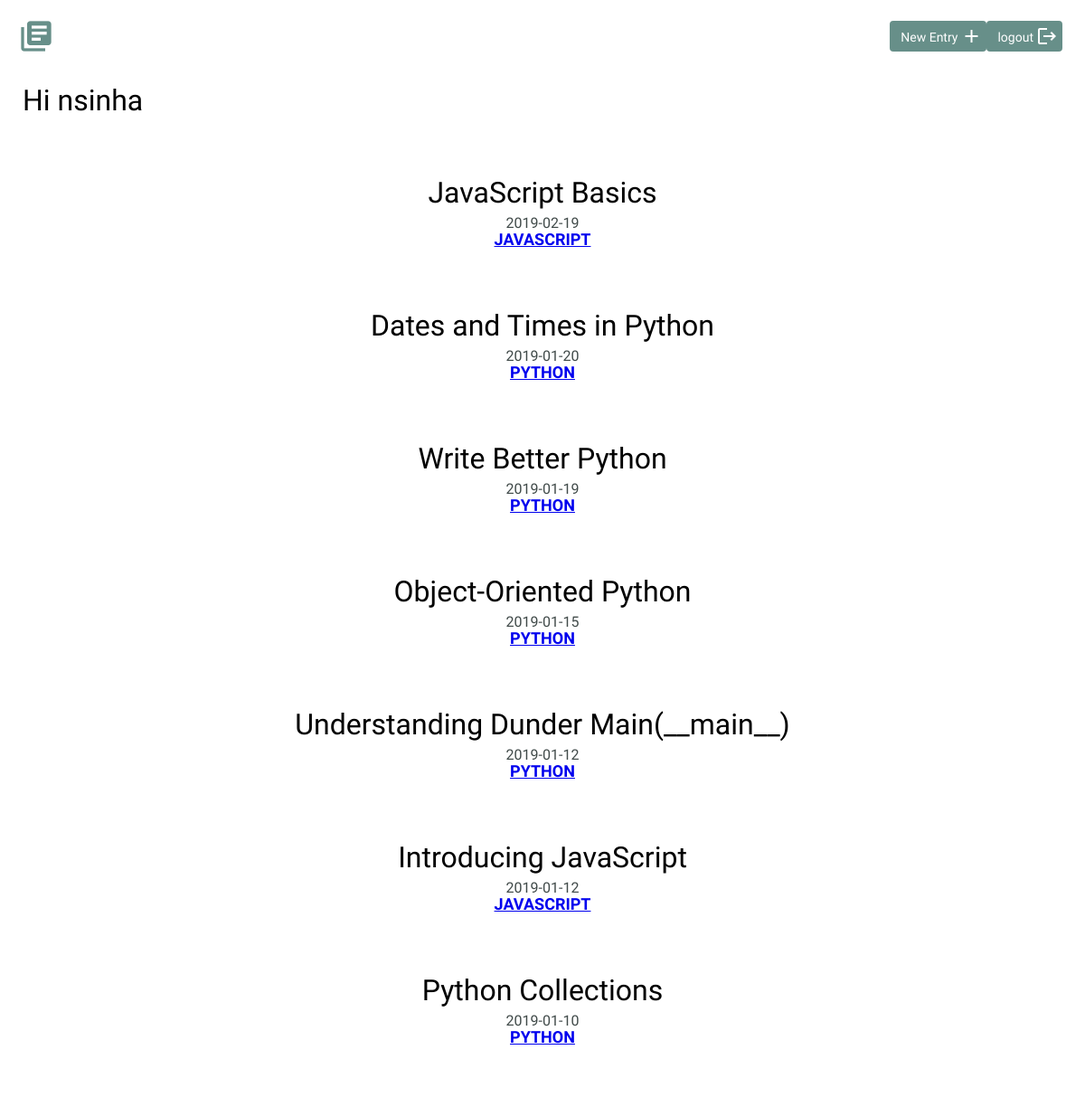
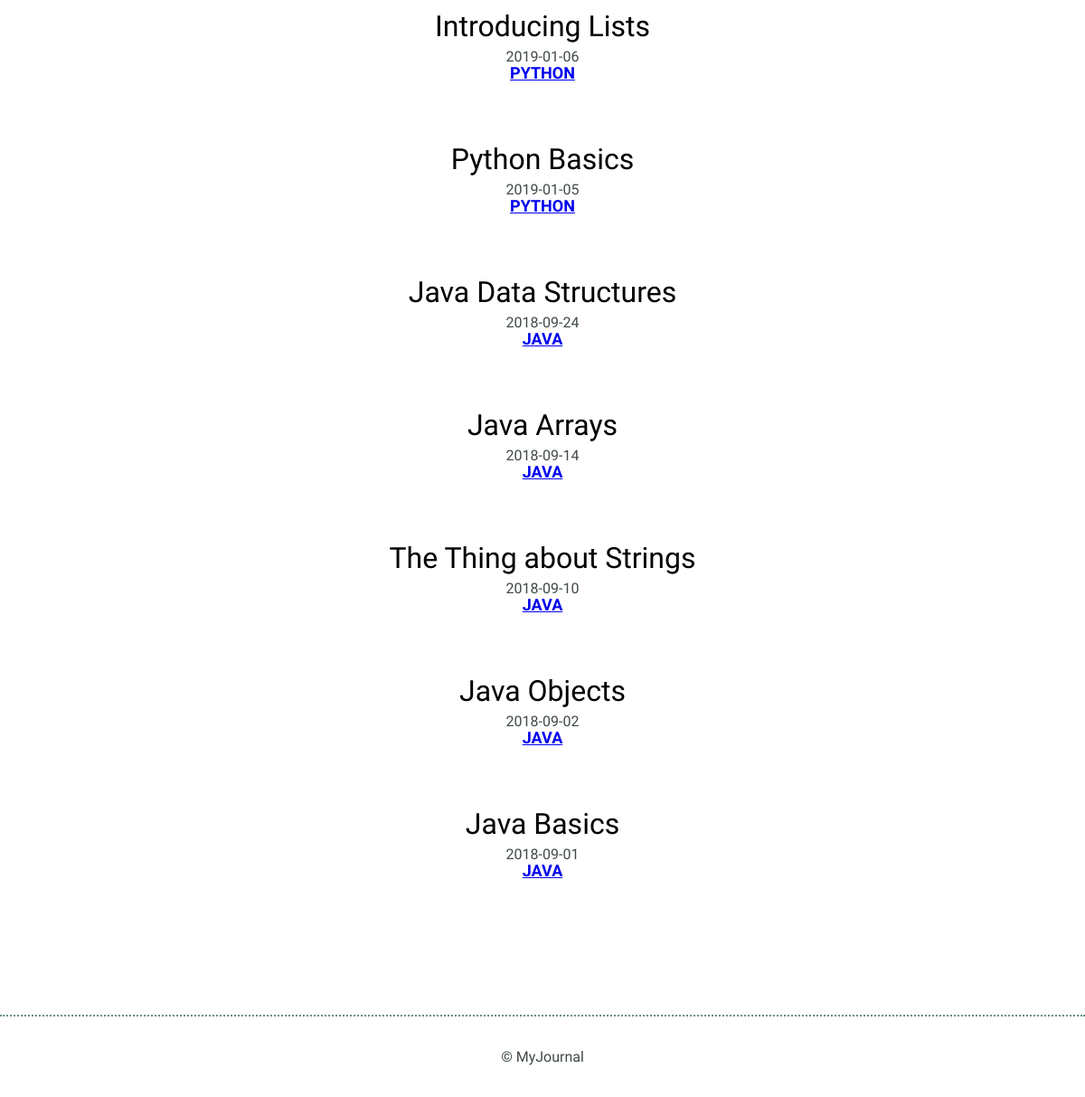
Screenshot of /entries (signed in) with the database file from the repository (2 pictures, top to bottom).
### models.py (models this page shows, shortened)
class User(UserMixin, peewee.Model):
    joined_at = peewee.DateTimeField(default=datetime.datetime.now)
    username = peewee.CharField(max_length=255, unique=True)
    email = peewee.CharField(unique=True)
    password = peewee.CharField()
    class Meta:
        database = DATABASE

class Journal(peewee.Model):
    created_at = peewee.DateTimeField(default=datetime.datetime.now)
    title = peewee.CharField(max_length=255)
    time_spent = peewee.IntegerField()
    learned = peewee.TextField()
    resourses = peewee.TextField()
    tag = peewee.CharField()
    slug = peewee.CharField()
    user = peewee.ForeignKeyField(User, backref="journals")
    class Meta:
        database = DATABASE
        order_by = ('-created_at')

### journal_app.py (the view)
@app.route('/entries/<username>')
@app.route('/entries')
@login_required
def list(username=None):
    if username:
        posts = (models.Journal
        .select(models.User, models.Journal)
        .join(models.User)
        .where(models.User.username**username)
        .order_by(models.Journal.created_at.desc())
    )
    else:
        posts = models.Journal.select().order_by(models.Journal.created_at.desc())
    return render_template("entries.html", posts=posts)

### journal_app.py (called while the page is built)
@app.before_request
def before_request():
    g.db = models.DATABASE
    g.db.connect()
    g.user = current_user

@app.after_request
def after_request(response):
    g.db.close()
    g.user = current_user
    return response

@login_manager.user_loader
def load_user(user_id):
    try:
        return models.User.get(models.User.id == user_id)
    except models.peewee.DoesNotExist:
        return None

### templates/entries.html
{% extends "layout.html" %}
{% block content %}
<div class="container">
    <div class="entry-list">
        {% for post in posts %}
            <article>
                <h2><a href="{{ url_for('detail', slug=post.slug ) }}">{{ post.title }}</a></h2>
                <time datetime="{{ post.created_at }}">{{ post.created_at.date() }}</time>
                <h3><a href="{{ url_for('tag_list', tag=post.tag) }}" >{{ post.tag }}</a><h3>
            </article>
        {% endfor %}
    </div>
</div>
{% endblock %}

### templates/layout.html (shortened to what this page needs)
<!DOCTYPE html>
<html>
    <head>
        <link rel="stylesheet" href="/static/css/normalize.css">
        <link rel="stylesheet" href="/static/css/site.css">
    </head>
    <body>
        <header>
            <div class="container">
                <div class="site-header">
                    {% if current_user.is_authenticated %}
                        <a class="logo" href="{{ url_for('list') }}"><i class="material-icons">library_books</i></a>
                    {% endif %}
                    {% if current_user.is_authenticated %}
                        <a class="button icon-right" href="{{ url_for('logout') }}"><span>logout</span>
                            <i class="material-icons">logout</i></a>
                        <a class="button icon-right" href="{{ url_for('add') }}"><span>New Entry</span>
                            <i class="material-icons">add</i></a>
                    {% endif %}
                </div>
            </div>
        </header>
        <section>
            {% if current_user.is_authenticated %}
                <h2 class="container">Hi <a href = "{{ url_for('list', username=current_user.username) }}">
                    {{ current_user.username }}</a></h2>
            {% endif %}
            {% block content %}
            {% endblock %}
        </section>
        <footer>
            <div>
                &copy; MyJournal
            </div>
        </footer>
    </body>
</html>

### static/css/site.css (style rules this page uses)
body { font-size: 16px; color: #404a49; font-family: 'Cousine', serif; font-weight: 400; }
.container { margin: 0 auto; padding: 0 25px; }
header .site-header { margin: 0 auto; height: 95px; }
header .logo i { color: #678f89; margin: 20px 0 0 -5px; float: left; font-size: 40px; }
header .button { float: right; margin: 33px 0 0 0; }
footer { text-align: center; padding: 35px 0; border-top: 2px dotted #678f89; }
.button { padding: 8px 10px 6px 10px; background: #678f89; border: 2px solid #678f89; border-radius: 4px; text-decoration: none; color: #FFF; position: relative; text-align: center; font-size: 14px; }
.button.icon-right { padding-right: 30px; top: -10px; }
.button.icon-right i { position: absolute; top: 3px; right: 3px; }
h1, h2, h3 { margin: 0; font-weight: 400; line-height: 1em; color: #000; }
h2 { font-size: 32px; }
h2 a { text-decoration: none; color: #000; }
h3 { font-size: 18px; font-family: 'Work Sans', serif; font-weight: 600; text-transform: uppercase; }
.entry-list, .edit-entry, .new-entry { max-width: 800px; margin: 0 auto; padding: 70px 0 150px 0; }
.entry-list article { margin-bottom: 70px; text-align: center; }
.entry-list article:last-child { margin-bottom: 0; }
.entry-list article h2 { margin-bottom: 8px; }

### rows the page displays
User: username "nsinha"
Journal: title "JavaScript Basics", created_at "2019-02-19", tag "JAVASCRIPT"
Journal: title "Dates and Times in Python", created_at "2019-01-20", tag "PYTHON"
Journal: title "Write Better Python", created_at "2019-01-19", tag "PYTHON"
Journal: title "Object-Oriented Python", created_at "2019-01-15", tag "PYTHON"
Journal: title "Understanding Dunder Main(__main__)", created_at "2019-01-12", tag "PYTHON"
Journal: title "Introducing JavaScript", created_at "2019-01-12", tag "JAVASCRIPT"
Journal: title "Python Collections", created_at "2019-01-10", tag "PYTHON"
Journal: title "Introducing Lists", created_at "2019-01-06", tag "PYTHON"
Journal: title "Python Basics", created_at "2019-01-05", tag "PYTHON"
Journal: title "Java Data Structures", created_at "2018-09-24", tag "JAVA"
Journal: title "Java Arrays", created_at "2018-09-14", tag "JAVA"
Journal: title "The Thing about Strings", created_at "2018-09-10", tag "JAVA"
Journal: title "Java Objects", created_at "2018-09-02", tag "JAVA"
Journal: title "Java Basics", created_at "2018-09-01", tag "JAVA"
